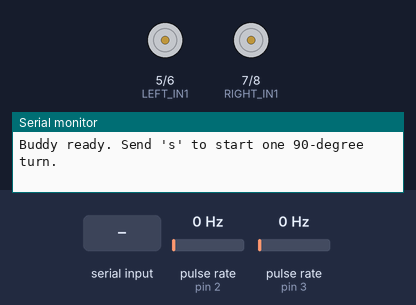
A sketch run on a simulated Arduino Uno, built with avr-gcc and run on an emulated ATmega328P. Parts: motor-driver pin pairs drawn as motors (green arrow = first pin HIGH = forward, orange = second pin HIGH = backward, longer = more drive, scaled by the enable pin), the last lines printed to the serial monitor. Wiring (inferred from the names in the program): 2 × pulse sensor: data pin 2 / data pin 3. The test bench sets the inputs (shaded band); at power-on: pulse rate (sensors on pin 2, pin 3) 0 Hz.

Above: at 1.2 s.
1.3 s: "s" received over Serial
At 1.6 s:
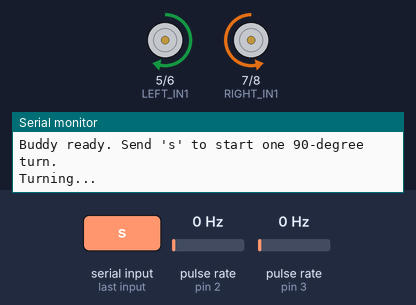
2.8 s: pulse rate (sensor on pin 2) set to 181 Hz
5.8 s: pulse rate (sensor on pin 2) set to 185 Hz
Timing chart, 0 to 8.8 s (numbered marks = the images above; inputs shaded):
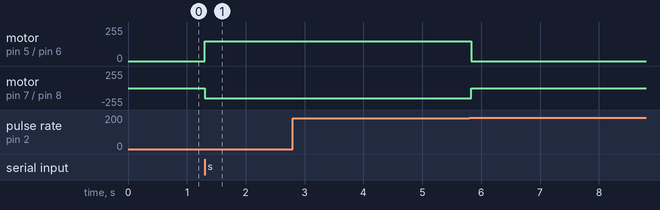

The sketch:

90degreetuning.ino
```cpp
 // ============ MOTOR PINS ============
 const int RIGHT_IN1 = 7;
 const int RIGHT_IN2 = 8;
 const int LEFT_IN1 = 5;
 const int LEFT_IN2 = 6;

 const int PWM_RIGHT_PIN = 9;
 const int PWM_LEFT_PIN = 10;

 // ============ ENCODERS ============
 const int ENCODER_LEFT = 3;
 const int ENCODER_RIGHT = 2;

 volatile unsigned long leftCount = 0;
 volatile unsigned long rightCount = 0;

 // ============ TURN SETTINGS ============
 const float countsPerDegree = 3.05;
 const int targetDegrees = 90;
 const int turnPWM = 150;

 const unsigned long TURN_TIMEOUT_MS = 5000;

 // ============ STATES ============
 enum RobotState {
   IDLE,
   TURNING,
   DONE
 };

 RobotState robotState = IDLE;

 unsigned long leftStartCount = 0;
 unsigned long rightStartCount = 0;
 unsigned long turnStartTime = 0;

 // Encoder interrupt functions
 void countLeft() {
   leftCount++;
 }

 void countRight() {
   rightCount++;
 }

 // Safely copy encoder counts on the 8-bit Arduino Uno
 void readEncoders(unsigned long &left, unsigned long &right) {
   noInterrupts();
   left = leftCount;
   right = rightCount;
   interrupts();
 }

 // Stop both motors
 void stopMotors() {
   analogWrite(PWM_LEFT_PIN, 0);
   analogWrite(PWM_RIGHT_PIN, 0);
 }

 void setup() {
   Serial.begin(9600);

   pinMode(RIGHT_IN1, OUTPUT);
   pinMode(RIGHT_IN2, OUTPUT);
   pinMode(LEFT_IN1, OUTPUT);
   pinMode(LEFT_IN2, OUTPUT);

   pinMode(PWM_RIGHT_PIN, OUTPUT);
   pinMode(PWM_LEFT_PIN, OUTPUT);

   pinMode(ENCODER_LEFT, INPUT_PULLUP);
   pinMode(ENCODER_RIGHT, INPUT_PULLUP);

   stopMotors();

   attachInterrupt(digitalPinToInterrupt(ENCODER_LEFT),
                   countLeft, RISING);
   attachInterrupt(digitalPinToInterrupt(ENCODER_RIGHT),
                   countRight, RISING);

   Serial.println("Buddy ready. Send 's' to start one 90-degree turn.");
 }

 void startTurn() {
   // Record starting encoder positions
   readEncoders(leftStartCount, rightStartCount);

   turnStartTime = millis();

   // Left wheel forward
   digitalWrite(LEFT_IN1, HIGH);
   digitalWrite(LEFT_IN2, LOW);

   // Right wheel backward
   digitalWrite(RIGHT_IN1, LOW);
   digitalWrite(RIGHT_IN2, HIGH);

   robotState = TURNING;

   Serial.println("Turning...");
 }

 void updateTurn() {
   unsigned long leftNow, rightNow;
   readEncoders(leftNow, rightNow);

   unsigned long leftTravel = leftNow - leftStartCount;
   unsigned long rightTravel = rightNow - rightStartCount;

   // Both encoder counters increment regardless of direction
   float averageCounts = (leftTravel + rightTravel) / 2.0;

   float targetCounts = targetDegrees * countsPerDegree;

   if (averageCounts >= targetCounts) {
     stopMotors();
     robotState = IDLE;

     Serial.println("=== TURN COMPLETE ===");
     Serial.print("Left encoder counts: ");
     Serial.println(leftTravel);
     Serial.print("Right encoder counts: ");
     Serial.println(rightTravel);
     Serial.print("Average counts: ");
     Serial.println(averageCounts);
     Serial.print("Target counts: ");
     Serial.println(targetCounts);
     Serial.print("Time (ms): ");
     Serial.println(millis() - turnStartTime);
   }
   else if (millis() - turnStartTime >= TURN_TIMEOUT_MS) {
     stopMotors();
     robotState = DONE;

     Serial.println("TURN TIMEOUT - check motors and encoders.");
     Serial.print("Left encoder counts: ");
     Serial.println(leftTravel);
     Serial.print("Right encoder counts: ");
     Serial.println(rightTravel);
   }
   else {
     analogWrite(PWM_LEFT_PIN, turnPWM);
     analogWrite(PWM_RIGHT_PIN, turnPWM);
   }
 }

 void loop() {
   switch (robotState) {
     case IDLE:
       stopMotors();

       // Start only after receiving 's' over Serial
       if (Serial.available() > 0) {
         char command = Serial.read();

         if (command == 's') {
           startTurn();
         }
       }
       break;

     case TURNING:
       updateTurn();
       break;

     case DONE:
       stopMotors();
       // Remain stopped until reset
       break;
   }
 }
```

Measured:
- after the input at 1.3 s, motor on pin 5 (LEFT_IN1) / pin 6 (LEFT_IN2): stopped → forward 150/255 at once; motor on pin 7 (RIGHT_IN1) / pin 8 (RIGHT_IN2): stopped → backward 150/255 at once
- after the input at 2.8 s, every drawn part: stays the same
